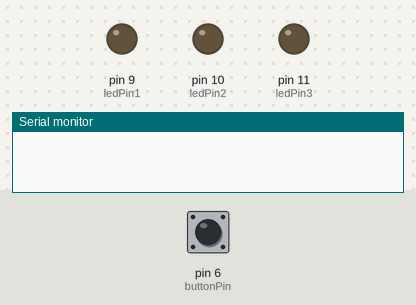
Recording of a sketch running on a simulated Arduino Uno, built with avr-gcc and run on an emulated ATmega328P. On the bench: output pins drawn as LEDs (lit = HIGH), the last lines printed to the serial monitor. Inputs (shaded band) come from the test bench; at power-on: pin 6 (buttonPin) LOW.

Above: at 1.2 s.
1.3 s: pin 6 (buttonPin) pulled HIGH for 0.15 s
At 2.5 s:
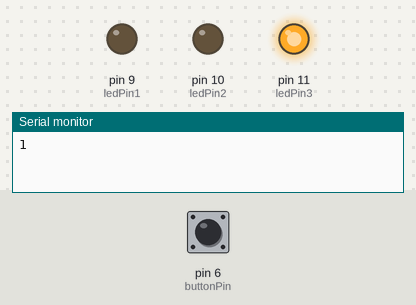
2.9 s: pin 6 (buttonPin) pulled HIGH for 1 s
At 3.8 s:
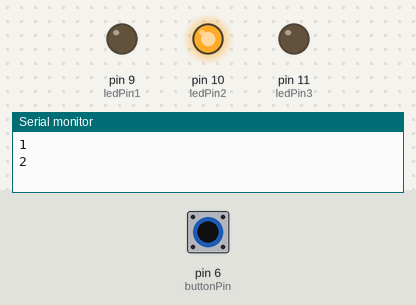
5.4 s: pin 6 (buttonPin) pulled HIGH for 0.15 s
At 5.8 s:
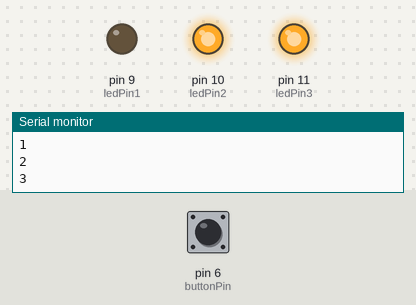
7.0 s: pin 6 (buttonPin) pulled HIGH for 3.2 s
At 8.2 s:
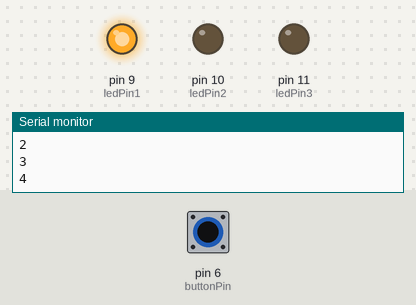
11.7 s: pin 6 (buttonPin) pulled HIGH for 0.15 s
At 12.9 s:
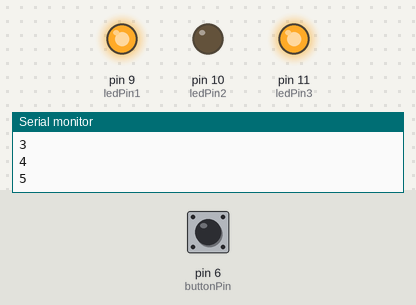
13.3 s: pin 6 (buttonPin) pulled HIGH for 1 s
At 14.2 s:
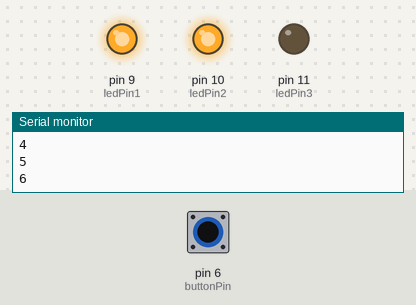
Timing chart, 0 to 16.3 s (numbered marks = the images above; inputs shaded):
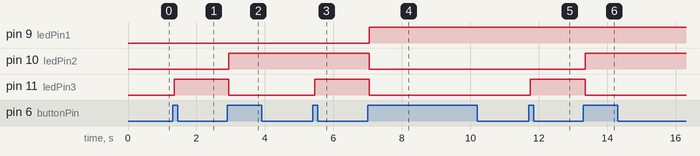

Measured:
- after the input at 1.3 s, pin 11 (ledPin3): LOW → HIGH after 0.05 s
- after the input at 2.9 s, pin 10 (ledPin2): LOW → HIGH after 0.05 s; pin 11 (ledPin3): HIGH → LOW after 0.05 s
- after the input at 5.4 s, pin 11 (ledPin3): LOW → HIGH after 0.05 s
- after the input at 7.0 s, pin 9 (ledPin1): LOW → HIGH after 0.05 s; pin 10 (ledPin2), pin 11 (ledPin3): HIGH → LOW after 0.05 s
- after the input at 11.7 s, pin 11 (ledPin3): LOW → HIGH after 0.05 s
- after the input at 13.3 s, pin 10 (ledPin2): LOW → HIGH after 0.05 s; pin 11 (ledPin3): HIGH → LOW after 0.05 s

The sketch:

button.ino
```cpp
const int buttonPin = 6;
const int ledPin1 =  9;
const int ledPin2 =  10;
const int ledPin3 =  11;

// variables will change:
int buttonState = 0;
int lastbutton = 0;
int ct=0;
void setup() {

  pinMode(ledPin1, OUTPUT);
  pinMode(ledPin2, OUTPUT);
  pinMode(ledPin3, OUTPUT);

  pinMode(buttonPin, INPUT);
  Serial.begin(9600);
}

void loop() {

  buttonState = digitalRead(buttonPin);
  if(buttonState!=lastbutton)
  {
   if(buttonState==HIGH)
   {
     ct=ct+1;
     if(ct>=8)
     {ct=0;}
     else
     {Serial.println(ct); }

   }
   else
   {}


  delay(50);
    lastbutton=buttonState;
  }


  /*if (buttonState == HIGH) {

    digitalWrite(ledPin, HIGH);
  } else {

    digitalWrite(ledPin, LOW);
  }*/

  if(ct==0)
  {
   digitalWrite(ledPin1,LOW);
   digitalWrite(ledPin2,LOW);
   digitalWrite(ledPin3,LOW);

  }

  else if(ct==1)
  {
   digitalWrite(ledPin1,LOW);
   digitalWrite(ledPin2,LOW);
   digitalWrite(ledPin3,HIGH);


  }

  else if(ct==2)
  {
   digitalWrite(ledPin1,LOW);
   digitalWrite(ledPin2,HIGH);
   digitalWrite(ledPin3,LOW);


  }

  else if(ct==3)
  {
   digitalWrite(ledPin1,LOW);
   digitalWrite(ledPin2,HIGH);
   digitalWrite(ledPin3,HIGH);


  }

  else if(ct==4)
  {
   digitalWrite(ledPin1,HIGH);
   digitalWrite(ledPin2,LOW);
   digitalWrite(ledPin3,LOW);

  }

  else if(ct==5)
  {
   digitalWrite(ledPin1,HIGH);
   digitalWrite(ledPin2,LOW);
   digitalWrite(ledPin3,HIGH);

  }

  else if(ct==6)
  {
   digitalWrite(ledPin1,HIGH);
   digitalWrite(ledPin2,HIGH);
   digitalWrite(ledPin3,LOW);

  }

  else if(ct==7)
  {
   digitalWrite(ledPin1,HIGH);
   digitalWrite(ledPin2,HIGH);
   digitalWrite(ledPin3,HIGH);

  }

  else
  {


   digitalWrite(ledPin1,LOW);
   digitalWrite(ledPin2,LOW);
   digitalWrite(ledPin3,LOW);


  }


}

/*

const int  buttonPin = 6;    // the pin that the pushbutton is attached to
const int ledPin = 9;       // the pin that the LED is attached to
int buttonPushCounter = 0;   // counter for the number of button presses
int buttonState = 0;         // current state of the button
int lastButtonState = 0;     // previous state of the button

void setup() {
  // initialize the button pin as a input:
  pinMode(buttonPin, INPUT);
  // initialize the LED as an output:
  pinMode(ledPin, OUTPUT);
  // initialize serial communication:
  Serial.begin(9600);
}


void loop() {
  // read the pushbutton input pin:
  buttonState = digitalRead(buttonPin);

  // compare the buttonState to its previous state
 /* if (buttonState != lastButtonState) {
    // if the state has changed, increment the counter
    if (buttonState == HIGH) {
      // if the current state is HIGH then the button went from off to on:
      buttonPushCounter++;
      Serial.println("on");
      Serial.print("number of button pushes: ");
      Serial.println(buttonPushCounter);
    }
    else {
      // if the current state is LOW then the button went from on to off:
      Serial.println("off");
    }
    // Delay a little bit to avoid bouncing
    delay(50);
  }
  // save the current state as the last state, for next time through the loop
  lastButtonState = buttonState;
 */

  // turns on the LED every four button pushes by checking the modulo of the
  // button push counter. the modulo function gives you the remainder of the
  // division of two numbers:
/*  if (buttonPushCounter % 4 == 0) {
    digitalWrite(ledPin, HIGH);
  } else {
    digitalWrite(ledPin, LOW);
  }

}
*/
```
